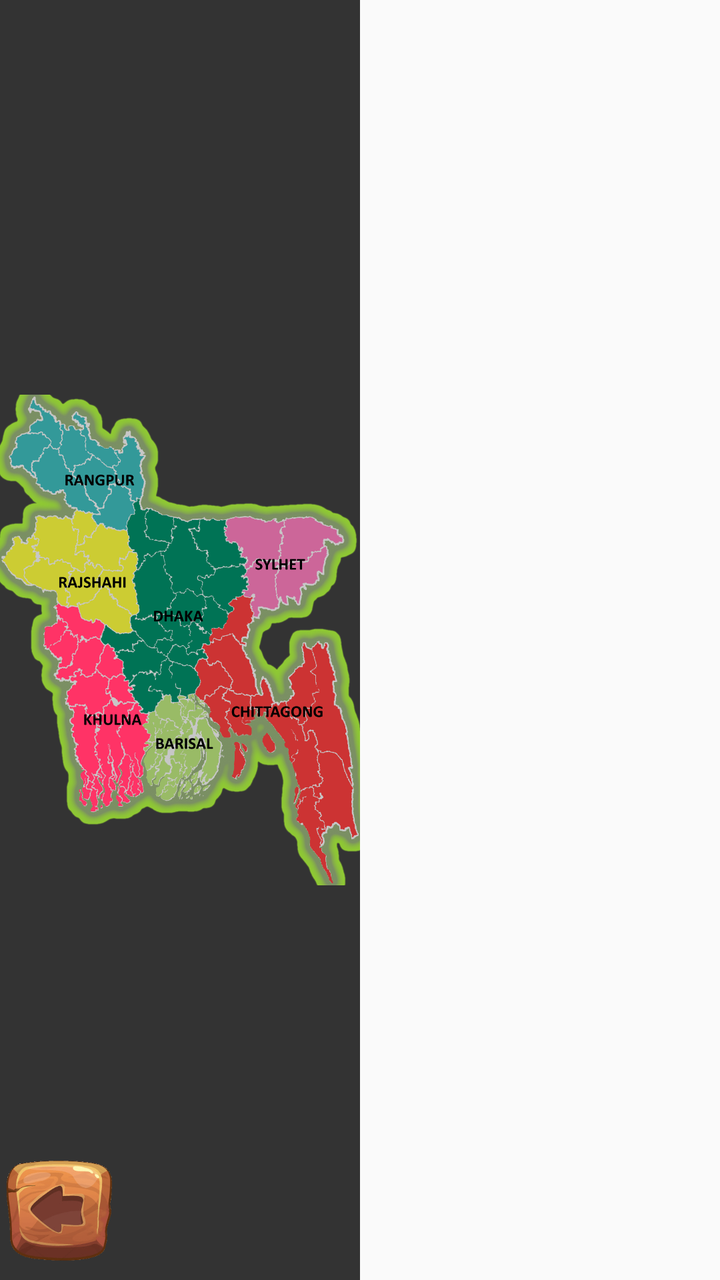
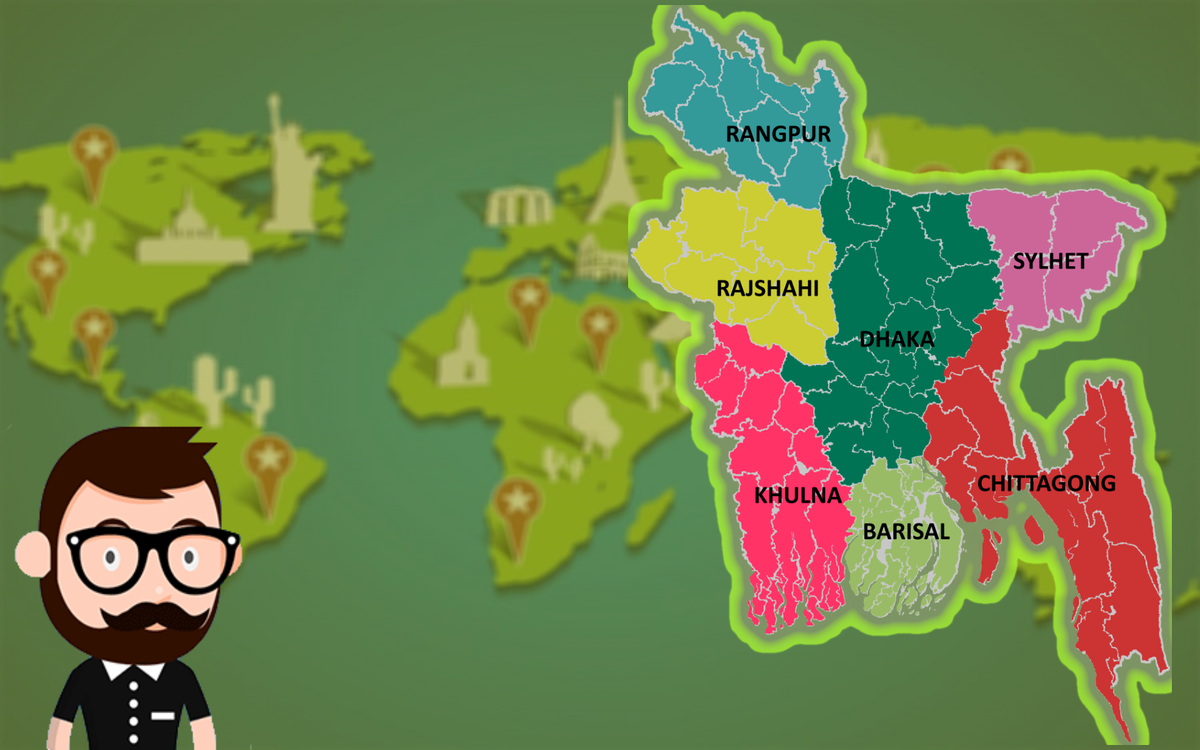

First picture: res/layout/ on a phone held upright. Second picture: the repository's own variant of that layout, on a device whose configuration matches the variant's folder. Source for both follows.
<!-- AndroidManifest.xml: application theme AppTheme -->
<!-- res/layout/entire_map.xml -->
<?xml version="1.0" encoding="utf-8"?>
<LinearLayout xmlns:android="http://schemas.android.com/apk/res/android"
    android:layout_width="fill_parent"
    android:layout_height="fill_parent"
    android:orientation="horizontal">


    <RelativeLayout
        android:layout_width="match_parent"
        android:layout_height="match_parent"
        android:layout_weight="1">

        <FrameLayout
            android:id="@+id/map_frame"
            android:layout_width="match_parent"
            android:layout_height="match_parent"
            android:layout_alignParentTop="true"
            android:layout_alignParentLeft="true"
            android:layout_alignParentStart="true"
            android:paddingTop="5dp"
            android:paddingBottom="5dp"
            android:background="#333333">

            <ImageView
                android:id="@+id/map_area"
                android:layout_width="fill_parent"
                android:layout_height="fill_parent"
                android:scaleType="fitCenter"
                android:src="@drawable/bangladesh_map" />

            <Button
                style="?android:attr/buttonStyleSmall"
                android:layout_width="60dp"
                android:layout_height="60dp"
                android:layout_gravity="start|bottom"
                android:background="@drawable/background_btn_progress"
                android:onClick="goHomapageScreen2"/>

        </FrameLayout>
    </RelativeLayout>

    <RelativeLayout
        android:layout_width="match_parent"
        android:layout_height="match_parent"
        android:layout_weight="1"></RelativeLayout>

</LinearLayout>
<!-- resources referenced by this layout -->
<resources>
  <!-- drawable background_btn_progress: png bitmap (drawable, 19452 bytes) -->
  <!-- drawable bangladesh_map: png bitmap (drawable, 119886 bytes) -->
  <style name="AppTheme" parent="Theme.AppCompat.Light.DarkActionBar">
          
          <item name="colorPrimary">@color/colorPrimary</item>
          <item name="colorPrimaryDark">@color/colorPrimaryDark</item>
          <item name="colorAccent">@color/colorAccent</item>
      </style>
  <color name="colorPrimary">#3F51B5</color>
  <color name="colorPrimaryDark">#303F9F</color>
  <color name="colorAccent">#FF4081</color>
</resources>
<!-- res/layout-xlarge/entire_map.xml (the repository's variant of the layout above) -->
<!-- drawn on a large tablet held sideways -->
<?xml version="1.0" encoding="utf-8"?>
<LinearLayout xmlns:android="http://schemas.android.com/apk/res/android"
    android:layout_width="fill_parent"
    android:layout_height="fill_parent"
    android:orientation="horizontal"
    android:background="@drawable/iconic_map_detail">


    <RelativeLayout
        android:layout_width="match_parent"
        android:layout_height="match_parent"
        android:layout_weight="1"
        android:background="#88888800">


        <RelativeLayout
            android:layout_width="match_parent"
            android:layout_height="match_parent">
            <ImageView
                android:layout_width="280dp"
                android:layout_height="360dp"
                android:id="@+id/image_intro_man_entire_map"
                android:background="@drawable/animation_intro_man"
                android:layout_alignParentBottom="true"
                android:layout_alignParentLeft="true"
                android:layout_alignParentStart="true" />
        </RelativeLayout>
    </RelativeLayout>

    <RelativeLayout
        android:layout_width="match_parent"
        android:layout_height="match_parent"
        android:layout_weight="1">
        <FrameLayout
            android:id="@+id/map_frame"
            android:layout_width="match_parent"
            android:layout_height="match_parent"
            android:layout_alignParentTop="true"
            android:layout_alignParentLeft="true"
            android:layout_alignParentStart="true"
            android:paddingTop="5dp"
            android:paddingBottom="5dp"
            android:background="#88888800">

            <ImageView
                android:id="@+id/map_area"
                android:layout_width="match_parent"
                android:layout_height="match_parent"
                android:scaleType="fitCenter"
                android:src="@drawable/bangladesh_map" />

        </FrameLayout>
    </RelativeLayout>

</LinearLayout>
<!-- resources referenced by the variant -->
<!-- as a large tablet held sideways resolves them -->
<resources>
  <!-- drawable animation_intro_man (drawable) -->
  <?xml version="1.0" encoding="utf-8"?>
  <animation-list xmlns:android="http://schemas.android.com/apk/res/android"
      android:oneshot="false">
  
      <item
          android:drawable="@drawable/position1"
          android:duration="1000"/>
      <item
          android:drawable="@drawable/eye4"
          android:duration="200"/>
      <item
          android:drawable="@drawable/position3"
          android:duration="300"/>
      <item
          android:drawable="@drawable/position1"
          android:duration="1000"/>
      <item
          android:drawable="@drawable/position4"
          android:duration="300"/>
      <item
          android:drawable="@drawable/position1"
          android:duration="3000"/>
      <item
          android:drawable="@drawable/eye1"
          android:duration="200"/>
      <item
          android:drawable="@drawable/eye2"
          android:duration="200"/>
      <item
          android:drawable="@drawable/eye3"
          android:duration="200"/>
      <item
          android:drawable="@drawable/position1"
          android:duration="1000"/>
      <item
          android:drawable="@drawable/eye4"
          android:duration="200"/>
      <item
          android:drawable="@drawable/position1"
          android:duration="1000"/>
      <item
          android:drawable="@drawable/eye4"
          android:duration="200"/>
      <item
          android:drawable="@drawable/position1"
          android:duration="3000"/>
      <item
          android:drawable="@drawable/mastack1"
          android:duration="200"/>
      <item
          android:drawable="@drawable/mastack2"
          android:duration="200"/>
      <item
          android:drawable="@drawable/position1"
          android:duration="3000"/>
  
  
  </animation-list>
  <!-- drawable bangladesh_map: png bitmap (drawable, 119886 bytes) -->
  <!-- drawable iconic_map_detail: png bitmap (drawable, 727784 bytes) -->
  <style name="AppTheme" parent="Theme.AppCompat.Light.DarkActionBar">
          
          <item name="colorPrimary">@color/colorPrimary</item>
          <item name="colorPrimaryDark">@color/colorPrimaryDark</item>
          <item name="colorAccent">@color/colorAccent</item>
      </style>
  <!-- drawable position1: png bitmap (drawable, 23948 bytes) -->
  <!-- drawable eye4: png bitmap (drawable, 22686 bytes) -->
  <!-- drawable position3: png bitmap (drawable, 7841 bytes) -->
  <!-- drawable position4: png bitmap (drawable, 24278 bytes) -->
  <!-- drawable eye1: png bitmap (drawable, 23772 bytes) -->
  <!-- drawable eye2: png bitmap (drawable, 23559 bytes) -->
  <!-- drawable eye3: png bitmap (drawable, 7275 bytes) -->
  <!-- drawable mastack1: png bitmap (drawable, 7447 bytes) -->
  <!-- drawable mastack2: png bitmap (drawable, 24033 bytes) -->
  <color name="colorPrimary">#3F51B5</color>
  <color name="colorPrimaryDark">#303F9F</color>
  <color name="colorAccent">#FF4081</color>
</resources>
